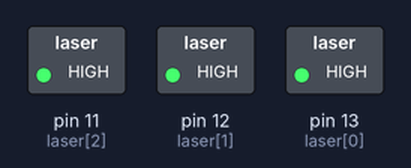
This sketch was run on a simulated Arduino Uno, built with avr-gcc and run on an emulated ATmega328P. Shown: switched loads named in the sketch (green lamp = pin HIGH). What the sketch prints to the serial monitor is not drawn.

Above: at 0.1 s.
Timing chart, 0 to 1.6 s (numbered marks = the images above):
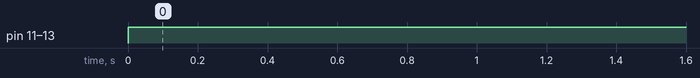

The sketch:

caesium-knock-laser.ino
```cpp
/*
thres knock sensor on AO,A1,A2;
activate three lasers on 13,12,11
if knock is sensed above the threshold laser is triggered for 500 milliseconds
*/
int count = 3;           // the number of pins (i.e. the length of the array)

int laser[] = {13, 12, 11};     // an array of pin numbers to which LEDs are attached
int sensor[] = {0, 1, 2};
int sensorReading[3];
int sensorThres[3] = {100, 100, 100};
long startTime[3];

void setup() {
  // the array elements are numbered from 0 to (pinCount - 1).
  // use a for loop to initialize each pin as an output:
  for (int thisLaser = 0; thisLaser < count; thisLaser++) {
    pinMode(laser[thisLaser], OUTPUT);
  }
  Serial.begin(9600);       // use the serial port

}

void loop() {
  // loop from the lowest pin to the highest:
  for (int thisSensor = 0; thisSensor < count; thisSensor++) {
    sensorReading[thisSensor] = analogRead[thisSensor];

    Serial.print(" ");
    Serial.print(thisSensor);
    Serial.print("= ");
    Serial.print(sensorReading[thisSensor]);

    if (sensorReading[thisSensor] > sensorThres[thisSensor]) {
      digitalWrite(laser[thisSensor], HIGH);
      startTime[thisSensor] = millis();
      Serial.print(" ");
      Serial.print(thisSensor);
      Serial.print(" Hit!");

    }

    if (millis() > startTime[thisSensor] + 500) {
      digitalWrite(laser[thisSensor], LOW);
    }
  }

}
```

Measured:
- by itself, pin 11 (laser[2]), pin 12 (laser[1]), pin 13 (laser[0]): LOW → HIGH at 0.00 s
